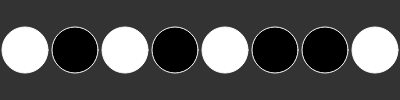
Frame 1 (no input)
Frame 60 (no input): identical to frame 1, image omitted
Frame 120 (the mouse pressed at the canvas centre since frame 60): identical to frame 1, image omitted

The p5.js sketch that drew this single still picture (run headless with seeded random() and noise() and a simulated clock; from frame 60 on, the mouse is pressed at the canvas centre):

// p5.js sketch
// ── sketch.js
let num = "10101001";

let byte = [];
let decimalP;
let shifButton;

function mousePressed() {
  for (let i = 0; i < byte.length; i++) {
    byte[i].toggle(mouseX, mouseY);
  }
}

function setup() {
	createCanvas(400, 100);
    binaryToDecimal(num);
    decimalP = createDiv('');
    shiftButton = createButton(">>");
    shiftButton.mousePressed(shiftBits);

    let w = width / 8;
    for (let i = 0; i < 8; i++) {
      let bit = new Bit(w/2 + i * w, 50, w-4);
      byte[i] = bit;
      byte[i].setState(num.charAt(i));
    }
}

function shiftBits() {
  let num = getBinaryString();
  let val = binaryToDecimal(num);
  val = val >> 1;
  num = decimalToBinary(val);

  for (let i = 0; i < 8; i++) {
    byte[i].setState(num.charAt(i));
  }
}

function getBinaryString() {
  num = '';
  for (let i = 0; i < 8; i++) {
    byte[i].show();
    num += byte[i].state ? '1' : '0';
  }
  return num;
}

function draw() {
	background(51);
  let num = getBinaryString();
  decimalP.html(binaryToDecimal(num));
}

function decimalToBinary(num) {
  let bits = "";
  let rem = num;
  for (i = 7; i >= 0; i--) {
    let divisor = pow(2, i);
    let bitValue = floor(rem / divisor);
    bits += bitValue;
    rem = rem % divisor;
  }
  return bits;
}

function binaryToDecimal(val) {
  let sum = 0;
  for (let i = 0; i < val.length; i++) {
    let bit = val.charAt(val.length - i - 1);
    sum += parseInt(bit) * pow(2, i);
  }
  return sum;
}
// ── bit.js
class Bit {
  constructor(x, y, d) {
    this.x = x;
    this.y = y;
    this.diameter = d;
    this.state = 0;
  }
  
  setState(state) {
    this.state = parseInt(state);
  }
  
  toggle(x, y) {
    let d = dist(x, y, this.x, this.y);
    if (d < this.diameter / 2) {
      this.state = 1 - this.state;
    }
  }
  
  show() {
    stroke(255); //outline white
    fill(this.state ? 255 : 0); //white is on, black is off
    ellipse(this.x, this.y, this.diameter);
  }
}
